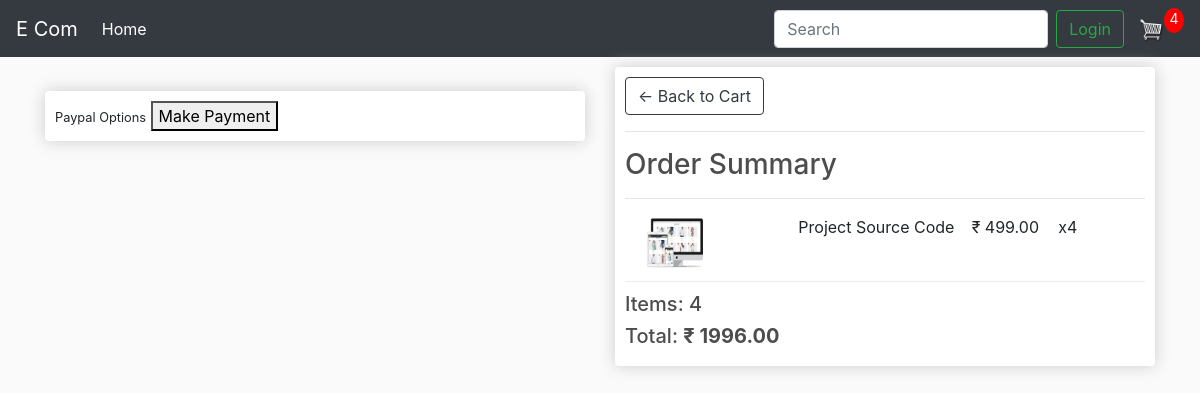
Screenshot of /checkout/ (signed in) with the database file from the repository.
### store/models.py (models this page shows, shortened)
class OrderItem(models.Model):
    product = models.ForeignKey(Product, on_delete=models.SET_NULL, null=True)
    order = models.ForeignKey(Order, on_delete=models.SET_NULL, null=True)
    quantity = models.IntegerField(default=0, null=True, blank=True)
    date_added = models.DateTimeField(auto_now_add=True)
    @property
    def get_total(self):
        total = self.product.price * self.quantity
        return total

class Product(models.Model):
    name = models.CharField(max_length=255)
    price = models.FloatField()
    digital = models.BooleanField(default=False, null=True, blank=True)
    image = models.ImageField(null=True, blank=True)
    @property
    def imageURL(self):
        try:
            url = self.image.url
        except:
            url = '/media/placeholder.png'
        return url

class Order(models.Model):
    customer = models.ForeignKey(Customer, on_delete=models.SET_NULL, null=True, blank=True)
    date_ordered = models.DateTimeField(auto_now_add=True)
    complete = models.BooleanField(default=False, null=True, blank=True)
    transaction_id = models.CharField(max_length=100, null=True)
    @property
    def shipping(self):
        shipping = False
        orderitems = self.orderitem_set.all()
        for i in orderitems:
            if i.product.digital == False:
                shipping = True
        return shipping
    @property
    def get_cart_total(self):
        orderitems = self.orderitem_set.all()
        total = sum([item.get_total for item in orderitems])
        return total
    @property
    def get_cart_items(self):
        orderitems = self.orderitem_set.all()
        total = sum([item.quantity for item in orderitems])
        return total

### store/views.py (the view)
# urls.py: path('checkout/', views.checkout, name='checkout'),
def checkout(request):
    if request.user.is_authenticated:
        customer = request.user.customer
        order, created = Order.objects.get_or_create(customer=customer, complete=False)
        items = order.orderitem_set.all()
        cartItems = order.get_cart_items
    else:
        order = {'get_cart_total':0, 'get_cart_items':0}
        items = []
        cartItems = order['get_cart_items']
    context = {'items':items, 'order':order, 'cartItems':cartItems, 'shipping':False}
    return render(request, 'store/checkout.html', context)

### templates/store/checkout.html (shortened to what this page needs)
{% extends 'base.html' %}
{% load static %}
{% block content %}
<div class="row">
    <div class="col-lg-6">
        <br>
        <div class="box-element hidden" id="payment-info">
            <small>Paypal Options</small>
            <button id="make-payment">Make Payment</button>
        </div>
    </div>
    <div class="col-lg-6">
        <div class="box-element">
            <a href="{% url 'cart' %}" class="btn btn-outline-dark">&#x2190; Back to Cart</a>
            <hr>
            <h3>Order Summary</h3>
            <hr>
            {% for item in items %}
            <div class="cart-row">
                <div style="flex: 2;">
                    <img src="{{item.product.imageURL}}" alt="" class="row-image">
                </div>
                <div style="flex: 2;">{{item.product.name}}</div>
                <div style="flex: 1;">&#x20B9; {{item.product.price|floatformat:2}}</div>
                <div style="flex: 1;">x{{item.quantity}}</div>
            </div>
            {% endfor %}
            <h5>Items: {{order.get_cart_items}}</h5>
            <h5>
                Total:
                <strong>&#x20B9; {{order.get_cart_total|floatformat:2}}</strong>
            </h5>
        </div>
    </div>
</div>
{% endblock content %}

### static/css/main.css (style rules this page uses)
body { background-color: hsl(0, 0%, 98%); }
h1,h2,h3,h4,h5,h6 { color:hsl(0, 0%, 30%); }
.box-element { box-shadow:hsl(0, 0%, 80%) 0 0 16px; background-color: #fff; border-radius: 4px; padding: 10px; }
.col-lg-4, .col-lg-6, .col-lg-8, .col-lg-12 { margin-top: 10px; }
.row-image { width: 100px; }
.cart-row { display: flex; align-items: flex-stretch; padding-bottom: 10px; margin-bottom: 10px; border-bottom: 1px solid #ececec; }

### rows the page displays
OrderItem: product.imageURL (picture), product.name "Project Source Code", product.price "499.00", quantity "4"
Order: get_cart_items "4", get_cart_total "1996.00"

### other values shown
{{ cartItems }} "4"
